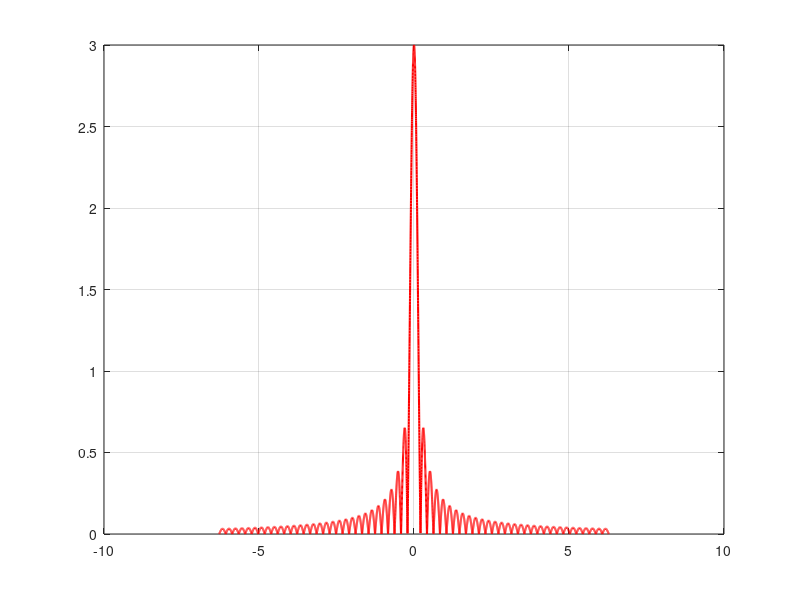

Reproduce this figure in MATLAB.
%1.We consider that the movement between the camera and the captured
%object, lasts T=3s and has constant velocity c=10m/s 

T=3; %movement time
c=10; %velocity
con=3; %a random constant for |K(s)|
s=-2*pi:0.001:2*pi;
K2=con*abs(sin(c*T*s/2)./(c*T*s/2));

%Show |K(s)|
figure('Name','|K(s)|');
plot(s,K2,'-r','LineWidth',1.5);
grid on

%3.


